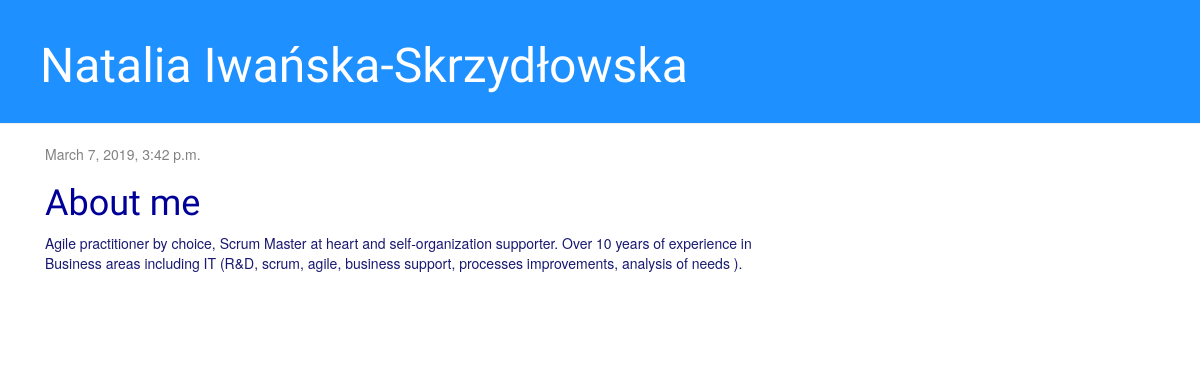
/post/1/, run on an earlier commit of the app's database.
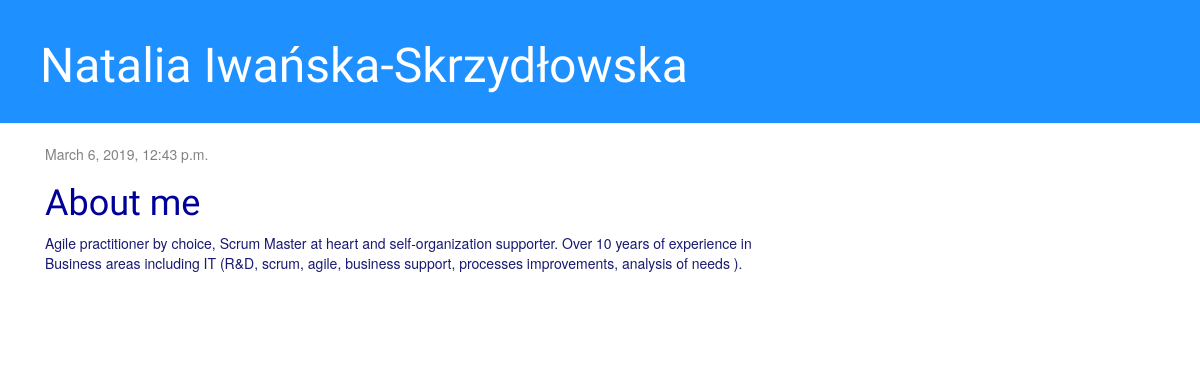
And on a later commit of the database.
### myfirstapp/models.py (models this page shows, shortened)
class Post(models.Model):
    author = models.ForeignKey('auth.User', on_delete=models.CASCADE)
    title = models.CharField(max_length=200)
    text = models.TextField()
    created_date = models.DateTimeField(
            default=timezone.now)
    published_date = models.DateTimeField(
            blank=True, null=True)

### myfirstapp/views.py (the view)
# urls.py: path('post/<int:pk>/', views.post_detail, name='post_detail'),
def post_detail(request, pk):
    post = get_object_or_404(Post, pk=pk)
    return render(request, 'myfirstapp/post_detail.html', {'post': post})

### myfirstapp/templates/myfirstapp/post_detail.html
{% extends 'myfirstapp/base.html' %}
{% block content %}
    <div class="post">
        {% if post.published_date %}
            <div class="date">
                {{ post.published_date }}
            </div>
        {% endif %}
        <h1>{{ post.title }}</h1>
        <p>{{ post.text|safe|linebreaksbr }}</p>
    </div>
{% endblock %}

What changed in the data, as far as the page shows it:
changed Post "About me": published_date "March 7, 2019, 3:42 p.m." → "March 6, 2019, 12:43 p.m."
